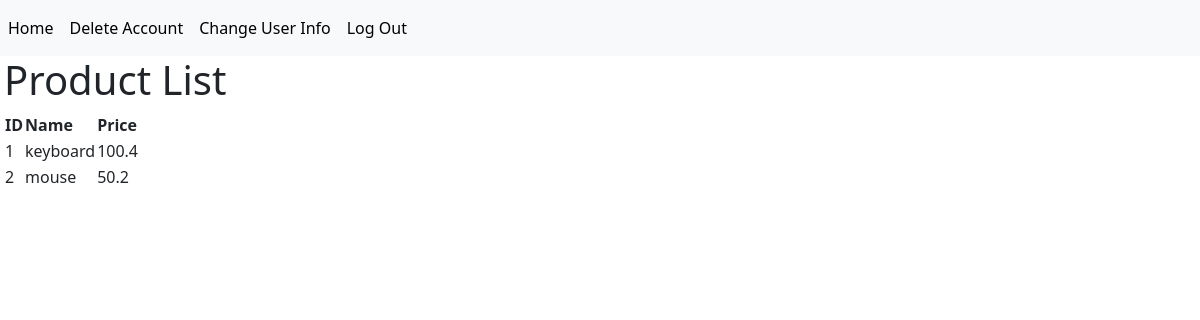
/ (signed in), run on an earlier commit of the app's database.
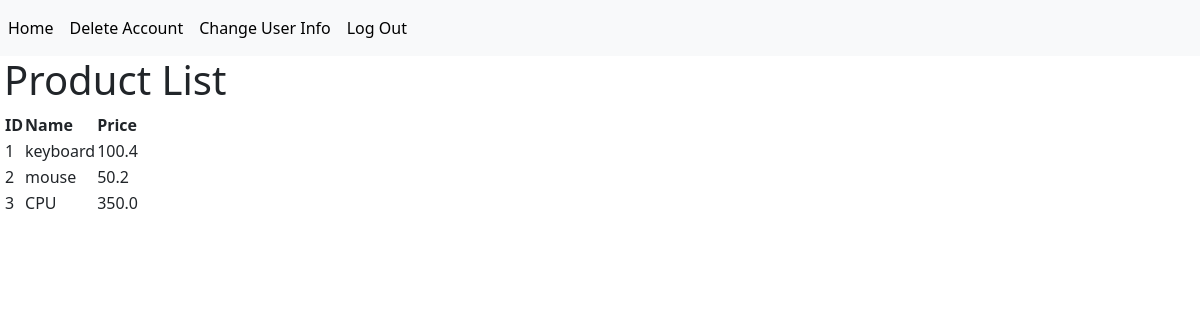
And on a later commit of the database.
### tables this page shows
CREATE TABLE product (
  id INTEGER PRIMARY KEY AUTOINCREMENT,
  name TEXT NOT NULL,
  price FLOAT NOT NULL
);

### flaskr/home.py (the view)
@bp.route('/', methods=['GET', 'POST'])
@login_required
def index():
    if request.method == 'POST':
        query = "/filter_products?name=" + request.form['query']
        return redirect(query)
    else:
        db = get_db()
        products = db.execute(
            'SELECT id, name, price FROM product'
        ).fetchall()
        return render_template('home/index.html', products=products)

### flaskr/auth.py (called while the page is built)
@bp.before_app_request
def load_logged_in_user():
    user_id = session.get('user_id')
    if user_id is None:
        g.user = None
    else:
        g.user = get_db().execute(
            'SELECT * FROM user WHERE id = ?', (user_id,)
        ).fetchone()

def login_required(view):
    @functools.wraps(view)
    def wrapped_view(**kwargs):
        if g.user is None:
            return redirect(url_for('auth.login'))
        return view(**kwargs)
    return wrapped_view

### flaskr/db.py (called while the page is built)
def get_db():
    if 'db' not in g:
        g.db = sqlite3.connect(
            current_app.config['DATABASE'],
            detect_types=sqlite3.PARSE_DECLTYPES
        )
        g.db.row_factory = sqlite3.Row
    return g.db

### flaskr/templates/home/index.html
{% extends 'base.html' %}
{% block header %}
<h1>{% block title %}Product List{% endblock %}</h1>
{% endblock %}
{% block content %}
<table>
    <thead>
        <tr>
            <th>ID</th>
            <th>Name</th>
            <th>Price</th>
        </tr>
    </thead>
    <tbody>
        {% for product in products %}
        <tr>
            <td>{{ product.id }}</td>
            <td>{{ product.name }}</td>
            <td>{{ product.price }}</td>
        </tr>
        {% endfor %}
    </tbody>
</table>
{% endblock %}

### flaskr/templates/base.html (shortened to what this page needs)
<!DOCTYPE html>
<link
  href="https://cdn.jsdelivr.net/npm/bootstrap@5.3.3/dist/css/bootstrap.min.css"
  rel="stylesheet"
/>
<nav class="navbar navbar-expand-lg bg-body-tertiary">
  <ul class="navbar-nav me-auto mb-2 mb-lg-0">
    {% if g.user %}
    <li class="nav-item">
      <a class="nav-link active" href="{{ url_for('index') }}">Home</a>
    </li>
    <li class="nav-item">
      <a class="nav-link active" href="{{ url_for('auth.delete') }}"
        >Delete Account</a
      >
    </li>
    <li class="nav-item">
      <a class="nav-link active" href="{{ url_for('auth.changeUserInfo') }}"
        >Change User Info</a
      >
    </li>
    <li class="nav-item">
      <a class="nav-link active" href="{{ url_for('auth.logout') }}">Log Out</a>
    </li>
      {% endif %}
  </ul>
</nav>
<section class="content ms-1">
  <header>{% block header %}{% endblock %}</header>
   {% block content %}{% endblock %}
</section>

What changed in the data, as far as the page shows it:
added product: id "3", name "CPU", price "350.0"
